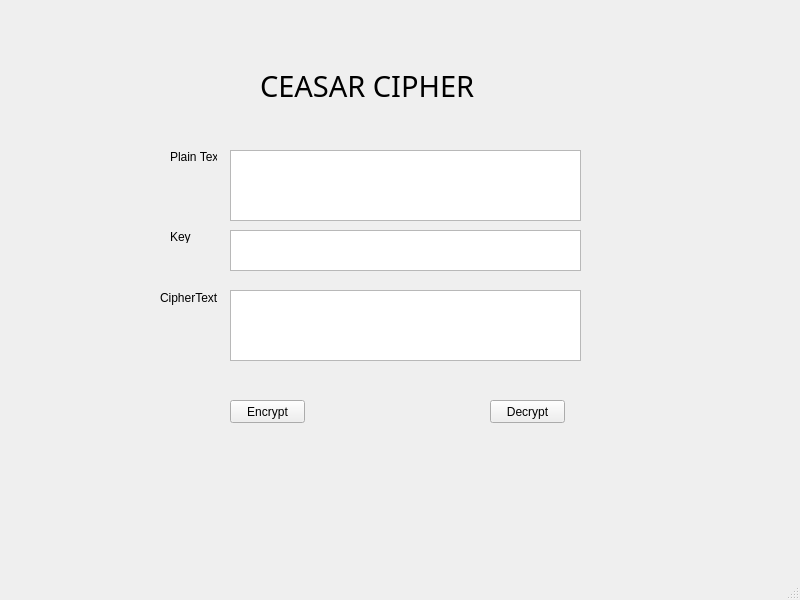
<?xml version="1.0" encoding="UTF-8"?>
<ui version="4.0">
 <class>Ui_MainWindow</class>
 <widget class="QMainWindow" name="Ui_MainWindow">
  <property name="geometry">
   <rect>
    <x>0</x>
    <y>0</y>
    <width>800</width>
    <height>600</height>
   </rect>
  </property>
  <property name="windowTitle">
   <string>MainWindow</string>
  </property>
  <widget class="QWidget" name="centralwidget">
   <widget class="QLabel" name="label">
    <property name="geometry">
     <rect>
      <x>260</x>
      <y>60</y>
      <width>231</width>
      <height>51</height>
     </rect>
    </property>
    <property name="font">
     <font>
      <family>MV Boli</family>
      <pointsize>22</pointsize>
     </font>
    </property>
    <property name="text">
     <string>CEASAR CIPHER</string>
    </property>
   </widget>
   <widget class="QTextEdit" name="textEdit">
    <property name="geometry">
     <rect>
      <x>230</x>
      <y>150</y>
      <width>351</width>
      <height>71</height>
     </rect>
    </property>
   </widget>
   <widget class="QLabel" name="label_2">
    <property name="geometry">
     <rect>
      <x>170</x>
      <y>150</y>
      <width>47</width>
      <height>13</height>
     </rect>
    </property>
    <property name="text">
     <string>Plain Text</string>
    </property>
   </widget>
   <widget class="QLabel" name="label_3">
    <property name="geometry">
     <rect>
      <x>170</x>
      <y>230</y>
      <width>47</width>
      <height>13</height>
     </rect>
    </property>
    <property name="text">
     <string>Key</string>
    </property>
   </widget>
   <widget class="QLabel" name="label_4">
    <property name="geometry">
     <rect>
      <x>160</x>
      <y>290</y>
      <width>61</width>
      <height>16</height>
     </rect>
    </property>
    <property name="text">
     <string>CipherText</string>
    </property>
   </widget>
   <widget class="QTextEdit" name="textEdit_2">
    <property name="geometry">
     <rect>
      <x>230</x>
      <y>230</y>
      <width>351</width>
      <height>41</height>
     </rect>
    </property>
   </widget>
   <widget class="QTextEdit" name="textEdit_3">
    <property name="geometry">
     <rect>
      <x>230</x>
      <y>290</y>
      <width>351</width>
      <height>71</height>
     </rect>
    </property>
   </widget>
   <widget class="QPushButton" name="call_api_encrypt">
    <property name="geometry">
     <rect>
      <x>230</x>
      <y>400</y>
      <width>75</width>
      <height>23</height>
     </rect>
    </property>
    <property name="text">
     <string>Encrypt</string>
    </property>
   </widget>
   <widget class="QPushButton" name="call_api_decrypt">
    <property name="geometry">
     <rect>
      <x>490</x>
      <y>400</y>
      <width>75</width>
      <height>23</height>
     </rect>
    </property>
    <property name="text">
     <string>Decrypt</string>
    </property>
   </widget>
  </widget>
  <widget class="QMenuBar" name="menubar">
   <property name="geometry">
    <rect>
     <x>0</x>
     <y>0</y>
     <width>800</width>
     <height>21</height>
    </rect>
   </property>
  </widget>
  <widget class="QStatusBar" name="statusbar"/>
 </widget>
 <resources/>
 <connections/>
</ui>
